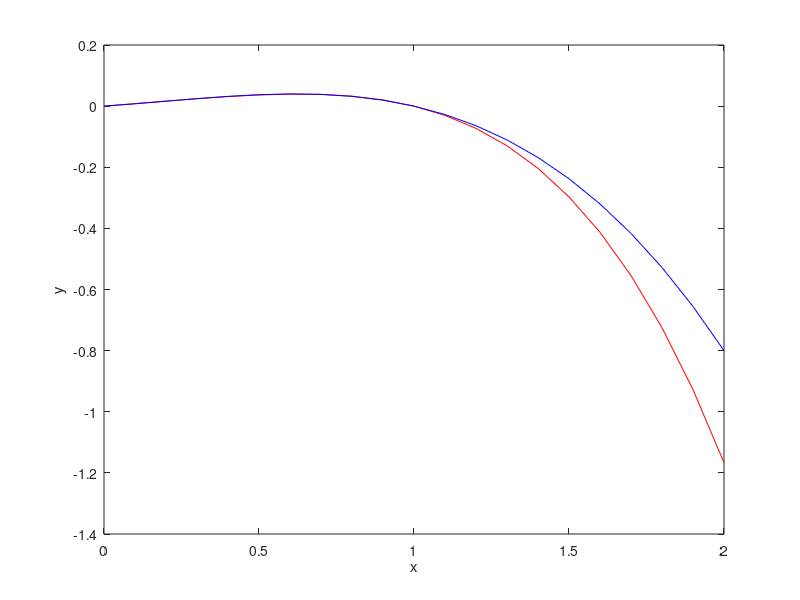

Write the MATLAB code that produced this figure.
% 例程 4.13  里茨法近似解与理论解的对比
%  里茨法近似解与理论解对比
x = 0: 0.1: 2;
yT = (x.*(1 - x.^3))/12;
yA = (x.*(1 - x).*(2 + 5*x))/30;
figure(1)
plot(x, yT, 'r'); hold on;  % 绘制解析解
plot(x, yA, 'b');
xlabel('x');  ylabel('y');
